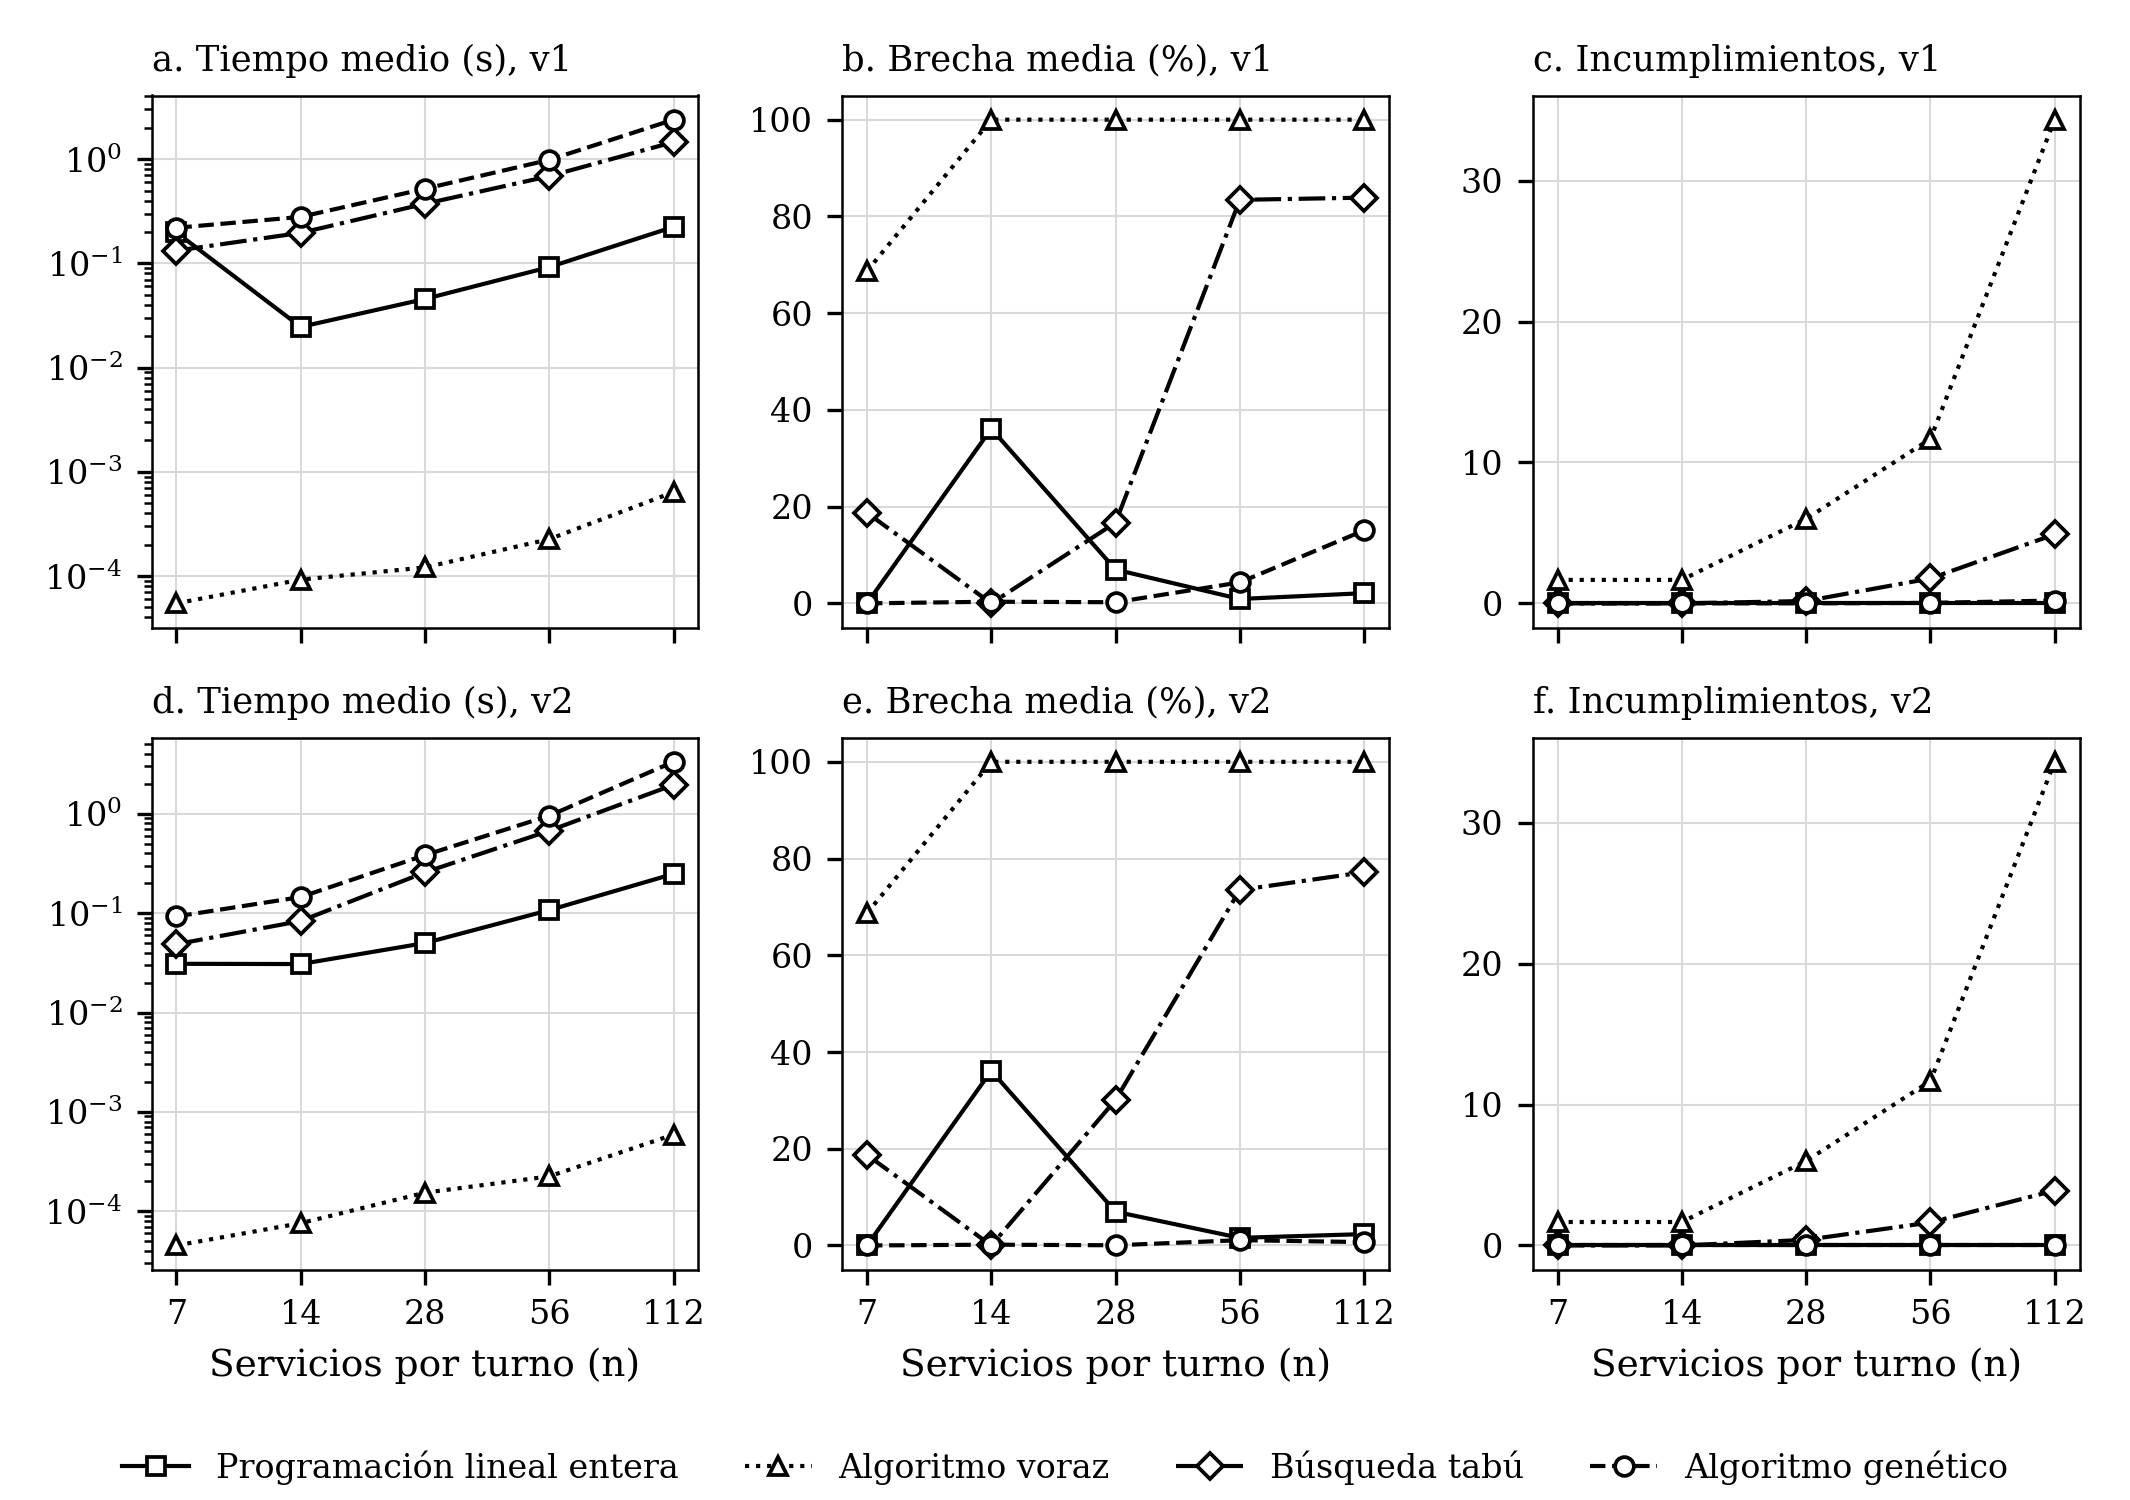

Here is the Python script that generated this plot:
"""Figura: tiempo medio, brecha media e incumplimientos medios por tamaño (v1 y v2).

Monocromática: cada candidato se distingue por marcador y tipo de línea, de modo
que la figura es legible impresa en escala de grises.
"""
from __future__ import annotations

import json
from pathlib import Path

import matplotlib

matplotlib.use("Agg")
import matplotlib.pyplot as plt  # noqa: E402

AQUI = Path(__file__).resolve().parent
TAMANOS = [7, 14, 28, 56, 112]
ESTILO = {
    "PLE": dict(marker="s", linestyle="-", label="Programación lineal entera"),
    "Voraz": dict(marker="^", linestyle=":", label="Algoritmo voraz"),
    "Tabu": dict(marker="D", linestyle="-.", label="Búsqueda tabú"),
    "AG": dict(marker="o", linestyle="--", label="Algoritmo genético"),
}


def main():
    plt.rcParams.update({"font.family": "DejaVu Serif", "font.size": 9, "axes.linewidth": 0.6})
    fig, ejes = plt.subplots(2, 3, figsize=(7.1, 5.0), sharex=True)
    for fila, var in enumerate(("v1", "v2")):
        res = json.load(open(AQUI / f"resumen_{var}.json", encoding="utf8"))["resultados"]
        for m, est in ESTILO.items():
            r = res[m]
            t = [max(r["tiempo_medio_por_n"][str(n)], 1e-5) for n in TAMANOS]
            g = [r["brecha_por_n"][str(n)] for n in TAMANOS]
            v = [r["incumplimientos_por_n"][str(n)] for n in TAMANOS]
            for ax, y in zip(ejes[fila], (t, g, v)):
                ax.plot(TAMANOS, y, color="black", linewidth=1.0, markersize=4.5,
                        markerfacecolor="white", markeredgewidth=0.9, **est)
        ejes[fila][0].set_yscale("log")
        titulos = (("a. Tiempo medio (s), v1", "b. Brecha media (%), v1", "c. Incumplimientos, v1"),
                   ("d. Tiempo medio (s), v2", "e. Brecha media (%), v2", "f. Incumplimientos, v2"))[fila]
        for k, ax in enumerate(ejes[fila]):
            ax.set_xscale("log", base=2)
            ax.set_xticks(TAMANOS)
            ax.set_xticklabels([str(n) for n in TAMANOS])
            ax.grid(True, which="major", color="0.85", linewidth=0.5)
            ax.set_title(titulos[k], fontsize=8.5, loc="left")
            ax.tick_params(labelsize=8)
            if fila == 1:
                ax.set_xlabel("Servicios por turno (n)")
    h, l = ejes[0][0].get_legend_handles_labels()
    fig.legend(h, l, loc="lower center", ncol=4, frameon=False, fontsize=8, bbox_to_anchor=(0.5, -0.01))
    fig.tight_layout(rect=(0, 0.05, 1, 1))
    fig.savefig(AQUI / "figura_rendimiento.png", dpi=300)
    print("figura_rendimiento.png")


if __name__ == "__main__":
    main()
